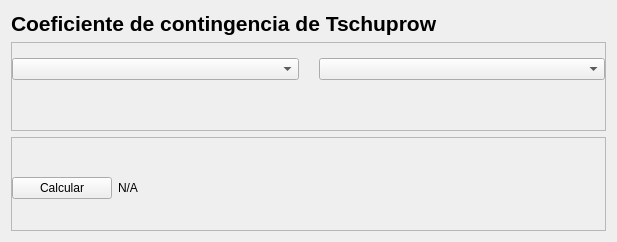
<?xml version="1.0" encoding="UTF-8"?>
<ui version="4.0">
 <class>Form</class>
 <widget class="QWidget" name="Form">
  <property name="geometry">
   <rect>
    <x>0</x>
    <y>0</y>
    <width>617</width>
    <height>242</height>
   </rect>
  </property>
  <property name="windowTitle">
   <string>Coeficiente de Tschuprow</string>
  </property>
  <layout class="QVBoxLayout" name="verticalLayout">
   <item>
    <widget class="QLabel" name="label_2">
     <property name="sizePolicy">
      <sizepolicy hsizetype="Preferred" vsizetype="Maximum">
       <horstretch>0</horstretch>
       <verstretch>0</verstretch>
      </sizepolicy>
     </property>
     <property name="font">
      <font>
       <pointsize>16</pointsize>
       <weight>75</weight>
       <bold>true</bold>
      </font>
     </property>
     <property name="text">
      <string>Coeficiente de contingencia de Tschuprow</string>
     </property>
    </widget>
   </item>
   <item>
    <widget class="QFrame" name="frame">
     <property name="sizePolicy">
      <sizepolicy hsizetype="Preferred" vsizetype="Maximum">
       <horstretch>0</horstretch>
       <verstretch>0</verstretch>
      </sizepolicy>
     </property>
     <property name="frameShape">
      <enum>QFrame::StyledPanel</enum>
     </property>
     <property name="frameShadow">
      <enum>QFrame::Raised</enum>
     </property>
     <layout class="QHBoxLayout" name="horizontalLayout">
      <property name="spacing">
       <number>20</number>
      </property>
      <property name="leftMargin">
       <number>0</number>
      </property>
      <property name="topMargin">
       <number>15</number>
      </property>
      <property name="rightMargin">
       <number>0</number>
      </property>
      <property name="bottomMargin">
       <number>50</number>
      </property>
      <item>
       <widget class="QComboBox" name="comboBox1">
        <property name="iconSize">
         <size>
          <width>12</width>
          <height>12</height>
         </size>
        </property>
       </widget>
      </item>
      <item>
       <widget class="QComboBox" name="comboBox2">
        <property name="iconSize">
         <size>
          <width>12</width>
          <height>12</height>
         </size>
        </property>
       </widget>
      </item>
     </layout>
    </widget>
   </item>
   <item>
    <widget class="QFrame" name="frame_2">
     <property name="sizePolicy">
      <sizepolicy hsizetype="Preferred" vsizetype="Preferred">
       <horstretch>0</horstretch>
       <verstretch>0</verstretch>
      </sizepolicy>
     </property>
     <property name="frameShape">
      <enum>QFrame::StyledPanel</enum>
     </property>
     <property name="frameShadow">
      <enum>QFrame::Raised</enum>
     </property>
     <layout class="QHBoxLayout" name="horizontalLayout_2">
      <property name="leftMargin">
       <number>0</number>
      </property>
      <property name="rightMargin">
       <number>0</number>
      </property>
      <property name="bottomMargin">
       <number>0</number>
      </property>
      <item>
       <widget class="QPushButton" name="btnCalcular">
        <property name="minimumSize">
         <size>
          <width>100</width>
          <height>0</height>
         </size>
        </property>
        <property name="maximumSize">
         <size>
          <width>100</width>
          <height>16777215</height>
         </size>
        </property>
        <property name="text">
         <string>Calcular</string>
        </property>
       </widget>
      </item>
      <item>
       <widget class="QLabel" name="labelResultado">
        <property name="sizePolicy">
         <sizepolicy hsizetype="Preferred" vsizetype="Maximum">
          <horstretch>0</horstretch>
          <verstretch>0</verstretch>
         </sizepolicy>
        </property>
        <property name="text">
         <string>N/A</string>
        </property>
       </widget>
      </item>
     </layout>
    </widget>
   </item>
  </layout>
 </widget>
 <resources/>
 <connections/>
</ui>
